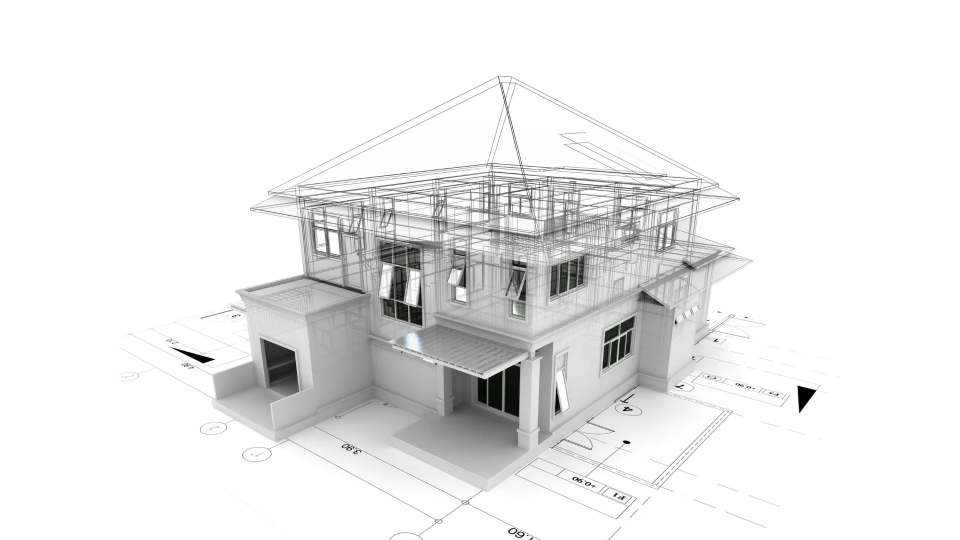
#> input picture site/assets/img/12.webp, 1920 x 1080 px, given in place of profil-1080.png, which was not available (shown at 1/2 size)
$ python feed.py
#> lines starting #> are read from the running program, lines starting #| are printed output that depends on the picture; after the words box and inside, x2 and y2 are one past the last pixel; in counts of white or black regions, pixels touching at a corner belong together; pictures that were not available may be replaced by others from this repository, and a replacement may not be noted
#> in composer, `fond = Image.new("RGBA", (largeur, hauteur), FOND + (255,))`: fond: PIL image 1080x1080 RGBA; every value is 255
### reseaux-sociaux/visuels.py
# -*- coding: utf-8 -*-
"""Visuels des pages Facebook et Instagram de BTP Expertise.

Produit dans reseaux-sociaux/visuels/ les images aux formats attendus par
Meta, a partir du logo de identite/ et des photos du site.

    python reseaux-sociaux/visuels.py

Formats produits :
  profil-1080.png            photo de profil Facebook et Instagram (carre,
                             affichee en rond : marge de securite prevue)
  couverture-facebook.png    1640 x 664, contenu utile dans la bande centrale
  couverture-facebook-mobile-preview.png  ce que le mobile en garde
  post-annonce-1080.png      premier post d'ouverture, carre
  story-annonce-1080x1920.png  version story / reel de couverture
"""

import os
from PIL import Image, ImageDraw, ImageFont, ImageFilter

RACINE = os.path.dirname(os.path.dirname(os.path.abspath(__file__)))
SORTIE = os.path.join(RACINE, "reseaux-sociaux", "visuels")

NUIT = (38, 44, 66)
BLEU = (11, 187, 246)
ORANGE = (255, 138, 0)
BLANC = (255, 255, 255)

POLICES = "C:/Windows/Fonts/"


def police(nom, taille):
    """Segoe UI a defaut de Montserrat, qui n'est pas installee sur ce PC."""
    for fichier in (nom, "segoeuib.ttf", "arialbd.ttf"):
        chemin = os.path.join(POLICES, fichier)
        if os.path.exists(chemin):
            return ImageFont.truetype(chemin, taille)
    return ImageFont.load_default()


GRAS = "segoeuib.ttf"
DEMI = "seguisb.ttf"
NORMAL = "segoeui.ttf"


def image(nom):
    return Image.open(os.path.join(RACINE, "site", "assets", "img", nom)).convert("RGBA")


def logo(nom):
    return Image.open(os.path.join(RACINE, "identite", nom)).convert("RGBA")


# [182 lines left out: functions poser, centrer_texte, ombre_portee, couvrir, profil, logos_ombres and 2 more, not called in this run]


# [10 lines that do not run on import are left out]

### reseaux-sociaux/feed.py
# -*- coding: utf-8 -*-
"""Apercu du feed Instagram — les neuf premieres cases telles qu'on les verra.

La grille d'un profil se lit d'un coup d'oeil : c'est elle, plus que chaque
publication prise a part, qui donne l'impression de serieux. L'ordre choisi
ici alterne planche claire et carte sombre, case par case, pour que le damier
tienne meme quand les publications s'ajoutent trois par trois.

    python reseaux-sociaux/feed.py

Produit visuels/apercu-feed.png : l'en-tete du profil et la grille 3 x 3.
"""

import os
import sys

from PIL import Image, ImageDraw

DOSSIER = os.path.dirname(os.path.abspath(__file__))
sys.path.insert(0, DOSSIER)

from visuels import NUIT, BLEU, GRAS, DEMI, NORMAL, police  # noqa: E402

PLANCHES = os.path.join(DOSSIER, "visuels", "planches")
SORTIE = os.path.join(DOSSIER, "visuels")

FOND = (255, 255, 255)
GRIS = (110, 122, 145)
BORD = (223, 229, 238)

# De la publication la plus recente (en haut a gauche) a la plus ancienne.
# clair / sombre / clair, ligne apres ligne : le damier se maintient a mesure
# que de nouvelles publications poussent les anciennes vers le bas.
GRILLE = [
    "zones", "reunion", "plomberie",
    "independance", "avant-achat-planche", "expert-vs-immo",
    "avant-achat", "electricite", "litiges",
    "reception", "rapport", "etancheite",
    "humidite", "amo", "argiles",
    "malfacons", "fissures", "parcours",
    "honoraires", "visite-technique", "ouverture",
]

# La publication d'ouverture est la premiere publiee, donc la derniere case :
# c'est la seule qui rompt l'alternance, et les publications suivantes la
# pousseront de toute facon hors de la grille visible.

BIO = [
    "Expertise bâtiment & AMO — 06 et 83",
    "Fissures · infiltrations · malfaçons",
    "Avis technique indépendant",
    "Devis avant intervention ↓",  # le ⤵ de la vraie bio manque a Segoe UI
]


def entete(fond, dessin, largeur, marge):
    """Ce que voit le visiteur au-dessus de la grille."""
#> called with largeur = 1080, marge = 34
    profil = Image.open(os.path.join(SORTIE, "profil-1080.png")).convert("RGBA")
    taille = 168
    profil = profil.resize((taille, taille), Image.LANCZOS)
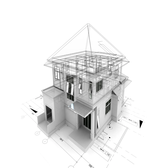
#> profil: PIL image 168x168 RGBA; mean R, G, B, A 234.9, 234.9, 234.9, 255
    masque = Image.new("L", (taille, taille), 0)
#> masque: PIL image 168x168 L; every value is 0
    ImageDraw.Draw(masque).ellipse([0, 0, taille - 1, taille - 1], fill=255)
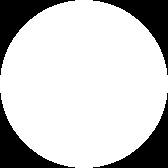
#> masque: PIL image 168x168 L; 78.5% white; 4 black regions, box (x1, y1, x2, y2) and area: (0, 0, 75, 75) 1517, (93, 0, 168, 75) 1517, (0, 93, 75, 168) 1517, (93, 93, 168, 168) 1517
    fond.paste(profil, (marge, marge), masque)
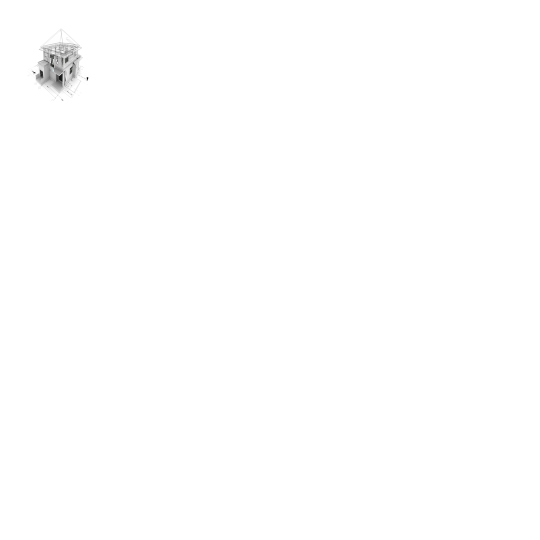
#> fond: PIL image 1080x1080 RGBA (shown at 1/2 size); mean R, G, B, A 254.5, 254.5, 254.5, 255
    dessin.ellipse([marge, marge, marge + taille, marge + taille], outline=BORD, width=2)

    x = marge + taille + 42
    dessin.text((x, marge + 4), "btpexpertise", font=police(DEMI, 34), fill=NUIT)

    chiffres = [("21", "publications"), ("—", "abonnés"), ("—", "abonnements")]
    xc = x
    for valeur, libelle in chiffres:
        dessin.text((xc, marge + 58), valeur, font=police(GRAS, 28), fill=NUIT)
        dessin.text((xc + 34, marge + 62), libelle, font=police(NORMAL, 24), fill=GRIS)
        xc += 34 + dessin.textlength(libelle, font=police(NORMAL, 24)) + 46

    y = marge + taille + 34
    dessin.text((marge, y), "BTP Expertise | Expert bâtiment 06-83",
                font=police(GRAS, 28), fill=NUIT)
    y += 42
    for ligne in BIO:
        dessin.text((marge, y), ligne, font=police(NORMAL, 27), fill=(60, 68, 88))
        y += 38
    dessin.text((marge, y + 2), "btpexpertise.fr", font=police(DEMI, 27), fill=BLEU)
    return y + 74


def composer():
    largeur = 1080
    marge, gouttiere = 34, 8
    cote = (largeur - 2 * marge - 2 * gouttiere) // 3

    hauteur = 1080  # provisoire, recalcule des que l'en-tete est mesure
    fond = Image.new("RGBA", (largeur, hauteur), FOND + (255,))
    bas_entete = entete(fond, ImageDraw.Draw(fond), largeur, marge)
#> bas_entete = 504

    lignes = (len(GRILLE) + 2) // 3
    hauteur = int(bas_entete + lignes * cote + (lignes - 1) * gouttiere + marge)
#> hauteur = 2910
    fond = Image.new("RGBA", (largeur, hauteur), FOND + (255,))
#> fond: PIL image 1080x2910 RGBA; every value is 255
    dessin = ImageDraw.Draw(fond)
    bas_entete = entete(fond, dessin, largeur, marge)
#> call 2 of entete, with largeur = 1080, marge = 34
#> in entete (call 2), `fond.paste(profil, (marge, marge), masque)`:
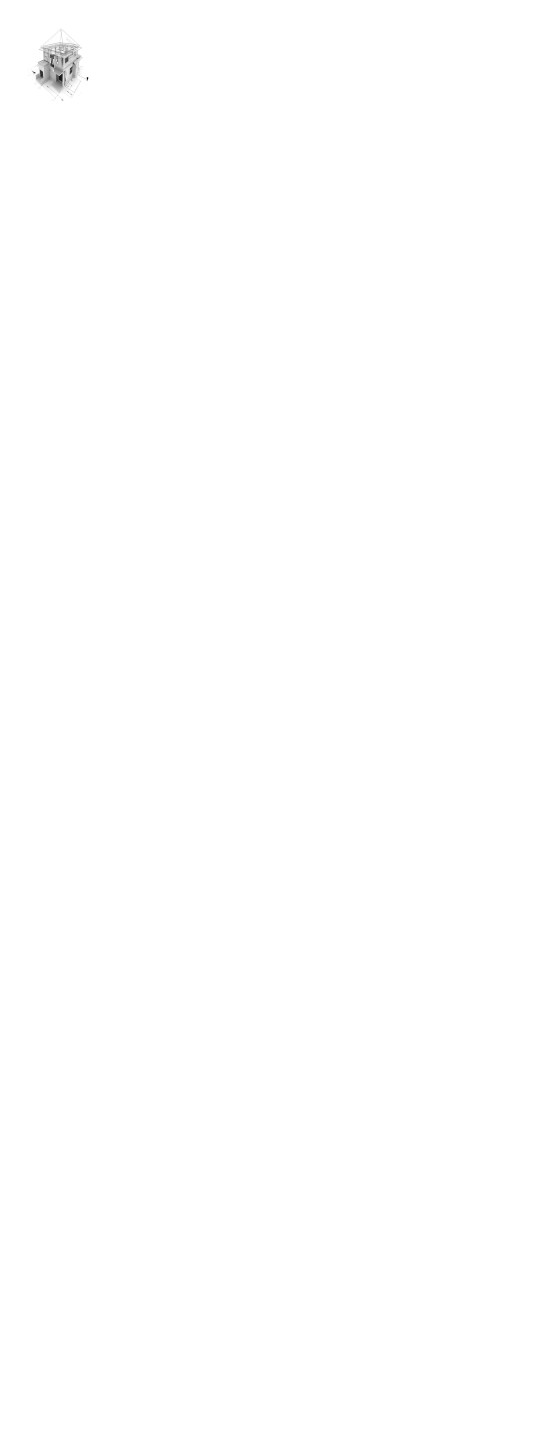
#> fond: PIL image 1080x2910 RGBA (shown at 1/2 size); mean R, G, B, A 254.8, 254.8, 254.8, 255

    dessin.line([(0, bas_entete - 26), (largeur, bas_entete - 26)], fill=BORD, width=2)

    for i, cle in enumerate(GRILLE):
        case = Image.open(os.path.join(PLANCHES, "%s-1080.png" % cle)).convert("RGBA")
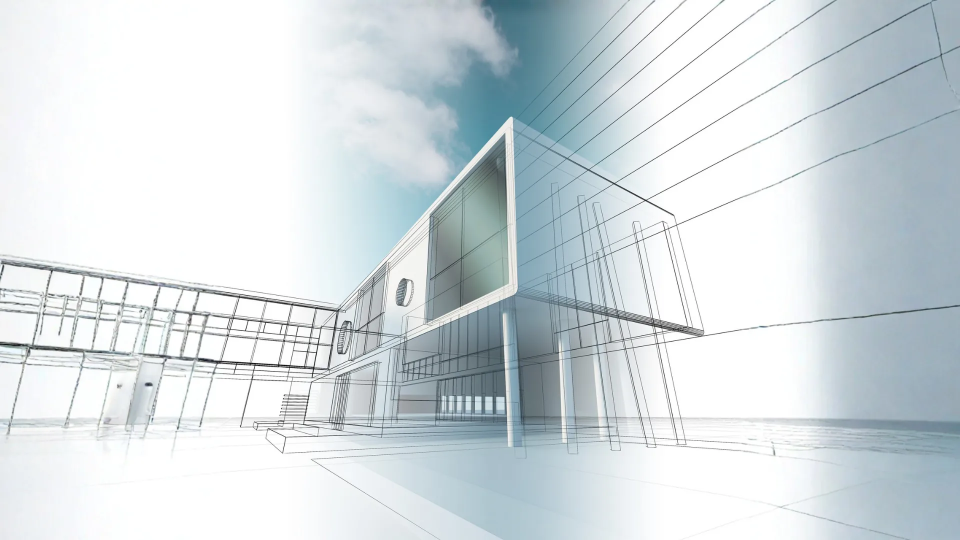
#> input picture site/assets/img/15.webp, 1920 x 1080 px, given in place of zones-1080.png, which was not available (shown at 1/2 size)
        case = case.resize((cote, cote), Image.LANCZOS)
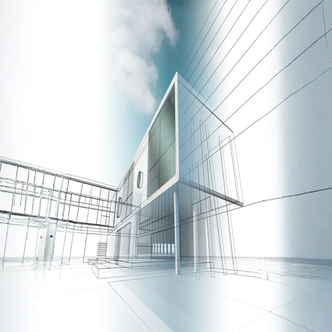
#> case: PIL image 332x332 RGBA; mean R, G, B, A 211.5, 219.9, 223.5, 255
        x = marge + (i % 3) * (cote + gouttiere)
        y = int(bas_entete + (i // 3) * (cote + gouttiere))
#> y = 504
        fond.paste(case, (x, y))
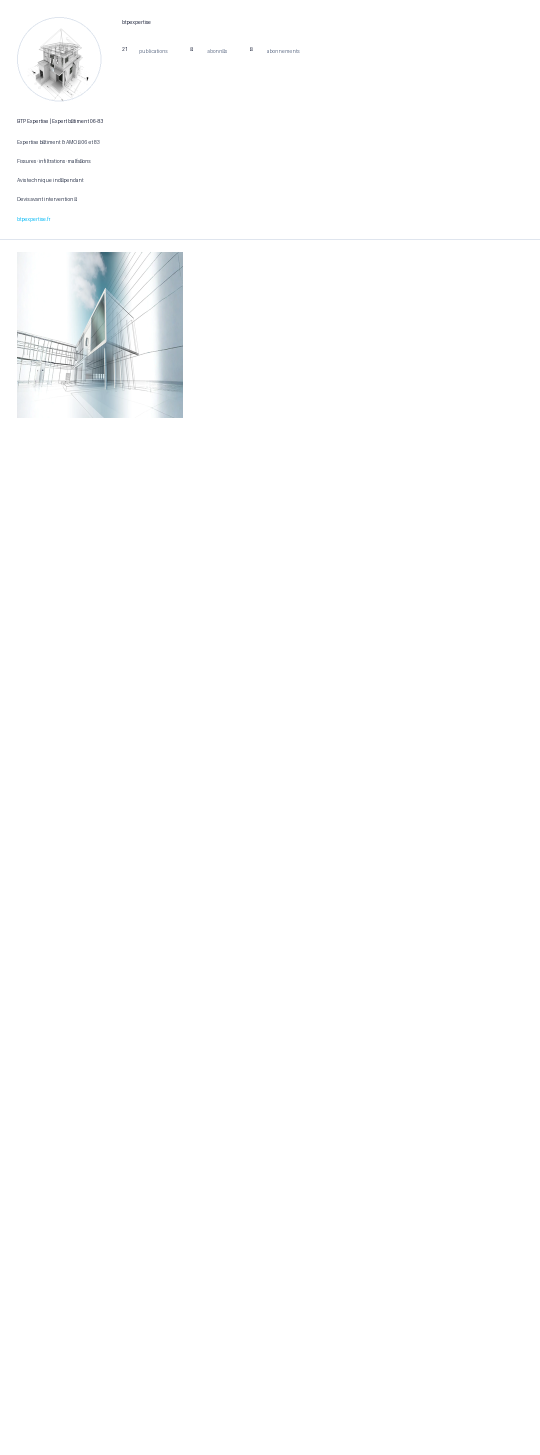
#> fond: PIL image 1080x2910 RGBA (shown at 1/2 size); mean R, G, B, A 253.1, 253.4, 253.6, 255
        dessin.rectangle([x, y, x + cote - 1, y + cote - 1], outline=BORD, width=1)

    chemin = os.path.join(SORTIE, "apercu-feed.png")
    fond.convert("RGB").save(chemin)
    return chemin


if __name__ == "__main__":
#> (the run stopped early here; a loop or call above may not have finished)
